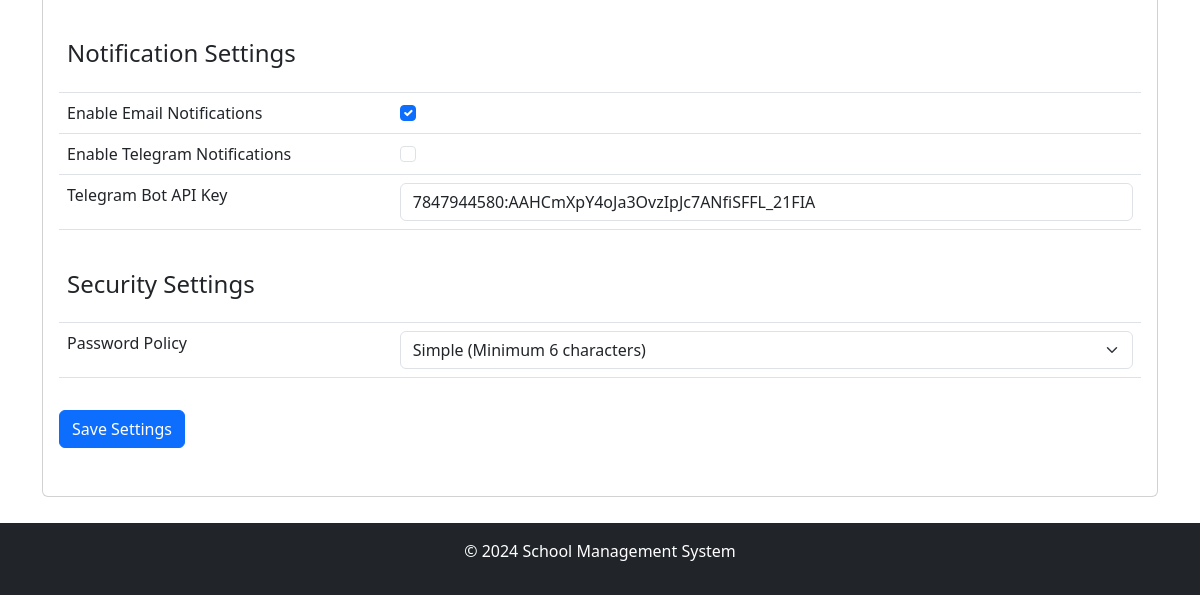
The app's page /admin/system-settings (signed in, lower part), older data.
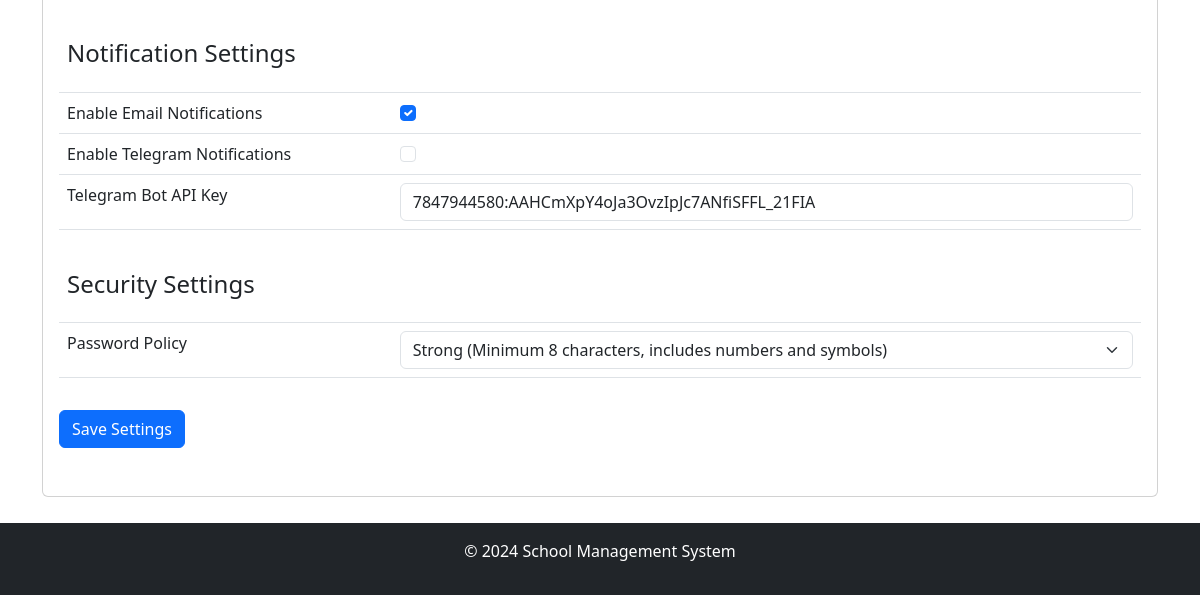
The same page, newer data.
### app/models/models.py (models this page shows)
class Settings(db.Model):
    __tablename__ = 'Settings'
    setting_key = db.Column('SettingKey', db.String, primary_key=True)
    setting_value = db.Column('SettingValue', db.String)
    description = db.Column('Description', db.String, nullable=False)
    value_type = db.Column('ValueType', db.String, nullable=False)
    category = db.Column('Category', db.String, nullable=False)

### app/routes/admin_routes.py (the view)
@admin.route('/system-settings', methods=['GET', 'POST'])
@login_required
@role_required('1')
def system_settings():
    settings = {
        setting.setting_key: setting.setting_value for setting in Settings.query.all()}
    return render_template('admin/system_settings.html', settings=settings, app_name=app_name())

### app/__init__.py (called while the page is built)
@login_manager.user_loader
def load_user(user_id):
    from .models.models import User
    return User.query.get(user_id)

### app/routes/routes.py (called while the page is built)
def app_name():
    app_name = "School Management System"
    with current_app.app_context():
        setting = Settings.query.filter_by(setting_key='school_name').first()
        if setting and setting.setting_value:
            app_name = setting.setting_value
    return app_name

def role_required(*roles):
    def decorator(f):
        @wraps(f)
        def decorated_function(*args, **kwargs):
            if not current_user.is_authenticated or current_user.role_id not in roles:
                abort(403)  # Forbidden access if role does not match
            return f(*args, **kwargs)
        return decorated_function
    return decorator

### app/templates/admin/system_settings.html (shortened to what this page needs)
{% extends "share/dashboard.html" %}
{% block card_content %}
<form action="{{ url_for('admin.update_settings') }}" method="post">
    <table class="table">
        <tr><th colspan="2"><h4>Notification Settings</h4></th></tr>
        <tr>
            <td><label for="email_notifications" class="form-check-label">Enable Email Notifications</label></td>
            <td><input type="checkbox" class="form-check-input" id="email_notifications" name="email_notifications" {% if settings['email_notifications'] == '1' %}checked{% endif %}></td>
        </tr>
        <tr>
            <td><label for="telegram_notifications" class="form-check-label">Enable Telegram Notifications</label></td>
            <td><input type="checkbox" class="form-check-input" id="telegram_notifications" name="telegram_notifications" {% if settings['telegram_notifications'] == '1' %}checked{% endif %}></td>
        </tr>
        <tr>
            <td><label for="telegram_bot_api_key" class="form-label">Telegram Bot API Key</label></td>
            <td>
                <input type="text" class="form-control" id="telegram_bot_api_key" name="telegram_bot_api_key"
                       value="{{ settings['telegram_bot_api_key'] }}">
            </td>
        </tr>
        <tr><th colspan="2"><h4>Security Settings</h4></th></tr>
        <tr>
            <td><label for="password_policy" class="form-label">Password Policy</label></td>
            <td>
                <select class="form-select" id="password_policy" name="password_policy" required>
                    <option value="simple" {% if settings['password_policy'] == 'simple' %}selected{% endif %}>Simple (Minimum 6 characters)</option>
                    <option value="strong" {% if settings['password_policy'] == 'strong' %}selected{% endif %}>Strong (Minimum 8 characters, includes numbers and symbols)</option>
                </select>
            </td>
        </tr>
    </table>
    <button type="submit" class="btn btn-primary mt-3">Save Settings</button>
</form>
{% endblock %}

### app/templates/share/dashboard.html (shortened to what this page needs)
<!DOCTYPE html>
<html lang="en">
	<head>
		<link
			href="https://cdn.jsdelivr.net/npm/bootstrap@5.3.0-alpha1/dist/css/bootstrap.min.css"
			rel="stylesheet"
		/>
	</head>
	<body>
		<main class="container my-5" style="padding-bottom: 50px;">
			<div class="card">
				<div class="card-body">{% block card_content %} {% endblock %}</div>
			</div>
		</main>
		<footer class="bg-dark text-white py-3 fixed-bottom footer">
			<div class="container text-center">
				<p>&copy; 2024 School Management System</p>
			</div>
		</footer>
	</body>
</html>

### app/templates/admin/system_settings.html (style rules this page uses)
h4 { margin-top: 2rem; margin-bottom: 1rem; }
form { margin-bottom: 2rem; }
table { margin-bottom: 2rem; }

Row changes from the older to the newer data that the page shows:
changed Settings: password_policy "Simple (Minimum 6 characters)" → "Strong (Minimum 8 characters, includes numbers and symbols)"
